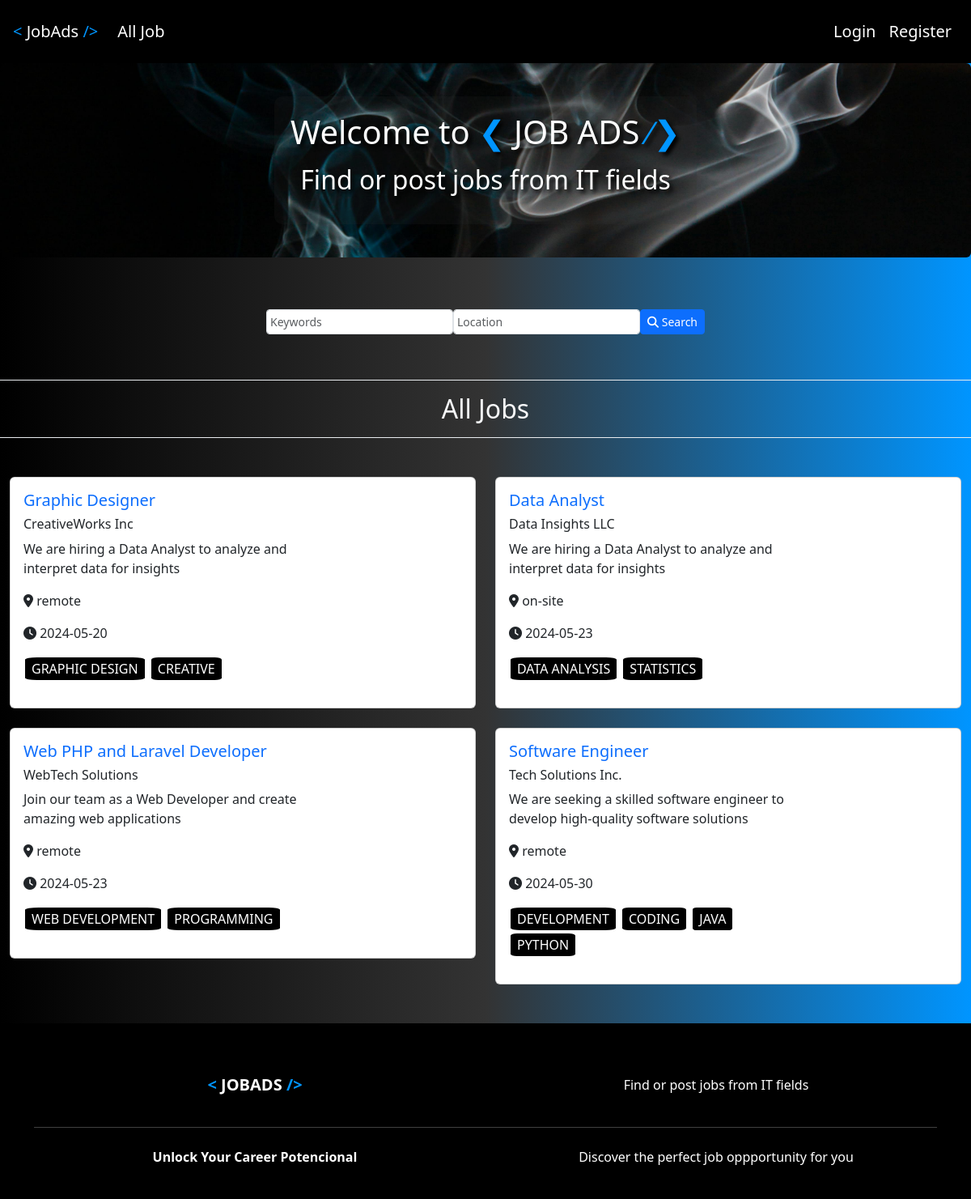
The page /listings on the database its author committed.
### tables this page shows
CREATE TABLE `listings` (
  `id` int(11) NOT NULL,
  `user_id` int(11) NOT NULL,
  `title` varchar(255) NOT NULL,
  `role_summary` varchar(255) NOT NULL,
  `description` longtext DEFAULT NULL,
  `salary` varchar(45) DEFAULT NULL,
  `tags` varchar(255) DEFAULT NULL,
  `company` varchar(45) DEFAULT NULL,
  `address` varchar(255) DEFAULT NULL,
  `city` varchar(45) DEFAULT NULL,
  `state` varchar(45) DEFAULT NULL,
  `phone` varchar(45) DEFAULT NULL,
  `email` varchar(45) DEFAULT NULL,
  `requirements` longtext DEFAULT NULL,
  `benefits` longtext DEFAULT NULL,
  `valid_until` date NOT NULL,
  `work_location` varchar(50) NOT NULL,
  `created_at` timestamp NULL DEFAULT current_timestamp()
);

### App/controllers/ListingController.php (called while the page is built, shortened)
<?php
class ListingController
{
  protected $db;
  public function __construct()
  {
    $config = require basePath('config/db.php');
    $this->db = new Database($config);
  }
  public function index()
  {
    $listings = $this->db->query('SELECT * FROM `listings` ORDER BY created_at DESC')->fetchAll();
    loadView('listings/index', [
      'listings' => $listings
    ]);
  }
}

### public/index.php (called while the page is built, shortened)
<?php
require '../helpers.php';
$router= new Router();
$uri =parse_url($_SERVER['REQUEST_URI'], PHP_URL_PATH) ;
$router->route($uri);
?>

### Framework/Database.php (called while the page is built, shortened)
<?php
class Database
{
    public $conn;
     public function __construct($config)
     {
        $dsn = "mysql:host={$config['host']};port={$config['port']};dbname={$config['dbname']}";
        $options =[
            PDO::ATTR_ERRMODE => PDO::ERRMODE_EXCEPTION,
            PDO::ATTR_DEFAULT_FETCH_MODE => PDO::FETCH_OBJ
        ];
        try {
            $this->conn = new PDO($dsn, $config['username'], $config['password'], $options);
        } catch (PDOException $e) {
            throw new Exception("Database connection failed: {$e->getMessage()}");
        }
     }
      public function query($query, $params =[]) {
        try {
            $sth = $this->conn->prepare($query);
            $sth->execute();
            return $sth;
        } catch (PDOException $e) {
            throw new Exception("Query failed to execute: {$e->getMessage()}");
        }
      }
}

### App/views/listings/index.view.php (the view, shortened to what this page needs)
<section>
    <?php if (isset($keywords) || isset($location)) : ?>
        <div>
            <h2 class="text-center text-light mb-5 border border-light-subtle border border-end-0 border border-start-0 p-3">Search results</h2>
        </div>
    <?php else : ?>
        <div>
            <h2 class="text-center text-light mb-5 border border-light-subtle border border-end-0 border border-start-0 p-3">All Jobs</h2>
        </div>
    <?php endif; ?>
    <div class="row row-cols-1 row-cols-xl-2 g-4 mx-auto mb-5">
        <?php foreach ($listings as $listing) : ?>
            <div class="col">
                <div class="card">
                    <div class="card-body">
                        <div class="row">
                            <div class="col-8">
                                <h5 class="card-text"><a href="/listings/<?= $listing->id ?>"><?= $listing->title ?></a></h5>
                                <h6 class="card-text"><?= $listing->company ?></h6>
                                <p class="card-text"><?= $listing->role_summary ?></p>
                                <p><i class="fa-solid fa-location-dot"></i> <?= $listing->work_location ?></p>
                                <p><i class="fa-solid fa-clock"></i> <?= $listing->valid_until ?></p>
                                <p>
                                    <?php $tags = explode(',', $listing->tags); ?>
                                    <?php foreach ($tags as $tag) : ?>
                                        <span class="tags"><?= mb_strtoupper($tag) ?></span>
                                    <?php endforeach; ?>
                                </p>
                            </div>
                        </div>
                    </div>
                </div>
            </div>
        <?php endforeach; ?>
    </div>
</section>

### Framework/Router.php (shortened to what this page needs)
<?php
class Router
{
    protected $routes = [];
    public function registerRoute($method, $uri, $action, $middleware = [])
    {
        list($controller, $controllerMethod) = explode('@', $action);
        $this->routes[] = [
            'method' => $method,
            'uri' => $uri,
            'controller' => $controller,
            'controllerMethod' => $controllerMethod,
            'middleware' => $middleware
        ];
    }
     public function route($uri)
  {
    $requestMethod = $_SERVER['REQUEST_METHOD'];
    foreach ($this->routes as $route) {
      $uriSegments = explode('/', trim($uri, '/'));
      $routeSegments = explode('/', trim($route['uri'], '/'));
      if (count($uriSegments) === count($routeSegments) && strtoupper($route['method'] === $requestMethod)) {
        $params = [];
        $match = true;
        for ($i = 0; $i < count($uriSegments); $i++) {
          if ($routeSegments[$i] !== $uriSegments[$i] && !preg_match('/\{(.+?)\}/', $routeSegments[$i])) {
            $match = false;
            break;
          }
        }
        if ($match) {
          $controllerMethod = $route['controllerMethod'];
          $controllerInstance = new $controller();
          $controllerInstance->$controllerMethod($params);
          return;
        }
      }
    }
  }
}

### public/css/style.css (style rules this page uses)
* { margin: 0; padding: 0; box-sizing: border-box; }
body { background-image: linear-gradient(to right, black, #333, rgb(0, 149, 255)); min-height: 100vh; font-family: "Segoe UI", Tahoma, Geneva, Verdana, sans-serif !important; }
h1, h2, h3, h4, h5, h6, p { white-space: wrap; }
a { text-decoration: none; }
.tags { display: inline-block; margin: 2px; background-color: black; color: white; padding: 2px 8px; border-radius: 10%; white-space: nowrap; }

### rows shown on the page
listings: title "Graphic Designer", company "CreativeWorks Inc", role_summary "We are hiring a Data Analyst to analyze and interpret data for insights", work_location "remote", valid_until "2024-05-20", tags "GRAPHIC DESIGN", tags "CREATIVE"
listings: title "Data Analyst", company "Data Insights LLC", role_summary "We are hiring a Data Analyst to analyze and interpret data for insights", work_location "on-site", valid_until "2024-05-23", tags "DATA ANALYSIS", tags "STATISTICS"
listings: title "Web PHP and Laravel Developer", company "WebTech Solutions", role_summary "Join our team as a Web Developer and create amazing web applications", work_location "remote", valid_until "2024-05-23", tags "WEB DEVELOPMENT", tags "PROGRAMMING"
listings: title "Software Engineer", company "Tech Solutions Inc.", role_summary "We are seeking a skilled software engineer to develop high-quality software solutions", work_location "remote", valid_until "2024-05-30", tags "DEVELOPMENT", tags "CODING", tags "JAVA", tags "PYTHON"
